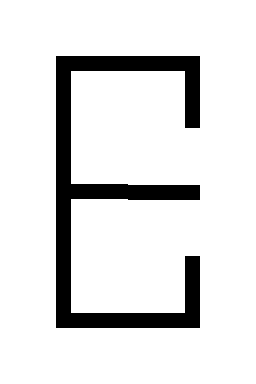

Below is a game level as drawn by its tile map, then a one-line description and the .tmx file that defines it, in full:
An orthogonal 2x3 tile map with 128x128 px tiles, 1 tile layer (Tile Layer 1).

<map version="1.2" tiledversion="1.3.4" orientation="orthogonal" renderorder="right-down" width="2" height="3" tilewidth="128" tileheight="128" infinite="0" nextlayerid="2" nextobjectid="1">
 <tileset firstgid="1" name="g1" tilewidth="128" tileheight="128" tilecount="15" columns="0">
  <grid orientation="orthogonal" width="1" height="1" />
  <tile id="0">
   <image width="128" height="128" source="../tileset/0.bmp" />
  </tile>
  <tile id="1">
   <image width="128" height="128" source="../tileset/1.bmp" />
  </tile>
  <tile id="2">
   <image width="128" height="128" source="../tileset/2.bmp" />
  </tile>
  <tile id="3">
   <image width="128" height="128" source="../tileset/3.bmp" />
  </tile>
  <tile id="4">
   <image width="128" height="128" source="../tileset/4.bmp" />
  </tile>
  <tile id="5">
   <image width="128" height="128" source="../tileset/5.bmp" />
  </tile>
  <tile id="6">
   <image width="128" height="128" source="../tileset/6.bmp" />
  </tile>
  <tile id="7">
   <image width="128" height="128" source="../tileset/7.bmp" />
  </tile>
  <tile id="8">
   <image width="128" height="128" source="../tileset/8.bmp" />
  </tile>
  <tile id="9">
   <image width="128" height="128" source="../tileset/9.bmp" />
  </tile>
  <tile id="10">
   <image width="128" height="128" source="../tileset/10.bmp" />
  </tile>
  <tile id="11">
   <image width="128" height="128" source="../tileset/11.bmp" />
  </tile>
  <tile id="12">
   <image width="128" height="128" source="../tileset/12.bmp" />
  </tile>
  <tile id="13">
   <image width="128" height="128" source="../tileset/13.bmp" />
  </tile>
  <tile id="14">
   <image width="128" height="128" source="../tileset/14.bmp" />
  </tile>
 </tileset>
 <layer id="1" name="Tile Layer 1" width="2" height="3">
  <data encoding="csv">
8,9,
12,4,
7,10
</data>
 </layer>
</map>
